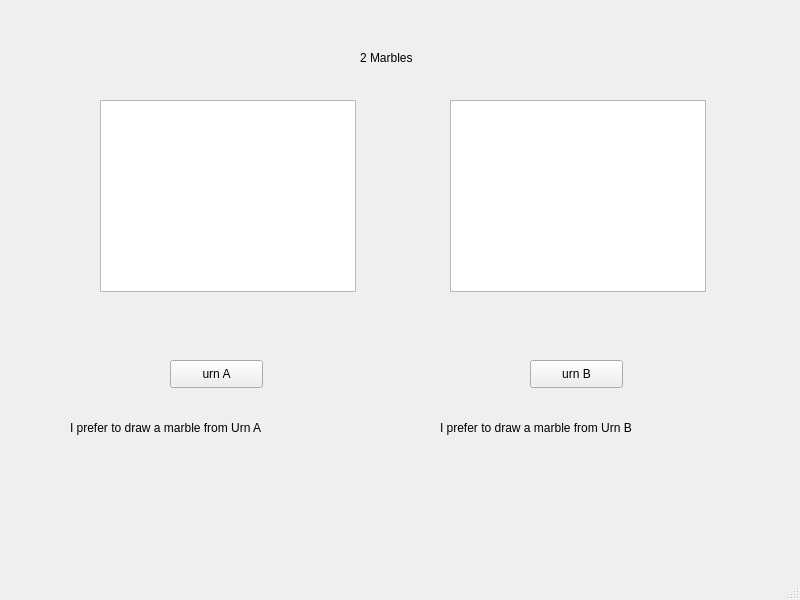
<?xml version="1.0" encoding="UTF-8"?>
<ui version="4.0">
 <class>MainWindow</class>
 <widget class="QMainWindow" name="MainWindow">
  <property name="geometry">
   <rect>
    <x>0</x>
    <y>0</y>
    <width>800</width>
    <height>600</height>
   </rect>
  </property>
  <property name="windowTitle">
   <string>MainWindow</string>
  </property>
  <widget class="QWidget" name="centralwidget">
   <widget class="QPushButton" name="pushButton">
    <property name="geometry">
     <rect>
      <x>170</x>
      <y>360</y>
      <width>93</width>
      <height>28</height>
     </rect>
    </property>
    <property name="text">
     <string>urn A</string>
    </property>
   </widget>
   <widget class="QPushButton" name="pushButton_2">
    <property name="geometry">
     <rect>
      <x>530</x>
      <y>360</y>
      <width>93</width>
      <height>28</height>
     </rect>
    </property>
    <property name="text">
     <string>urn B</string>
    </property>
   </widget>
   <widget class="QGraphicsView" name="graphicsView">
    <property name="geometry">
     <rect>
      <x>100</x>
      <y>100</y>
      <width>256</width>
      <height>192</height>
     </rect>
    </property>
   </widget>
   <widget class="QGraphicsView" name="graphicsView_2">
    <property name="geometry">
     <rect>
      <x>450</x>
      <y>100</y>
      <width>256</width>
      <height>192</height>
     </rect>
    </property>
   </widget>
   <widget class="QLabel" name="label">
    <property name="geometry">
     <rect>
      <x>70</x>
      <y>420</y>
      <width>311</width>
      <height>16</height>
     </rect>
    </property>
    <property name="text">
     <string>I prefer to draw a marble from Urn A</string>
    </property>
   </widget>
   <widget class="QLabel" name="label_2">
    <property name="geometry">
     <rect>
      <x>440</x>
      <y>420</y>
      <width>311</width>
      <height>16</height>
     </rect>
    </property>
    <property name="text">
     <string>I prefer to draw a marble from Urn B</string>
    </property>
   </widget>
   <widget class="QLabel" name="label_3">
    <property name="geometry">
     <rect>
      <x>360</x>
      <y>50</y>
      <width>91</width>
      <height>16</height>
     </rect>
    </property>
    <property name="text">
     <string>2 Marbles</string>
    </property>
   </widget>
  </widget>
  <widget class="QMenuBar" name="menubar">
   <property name="geometry">
    <rect>
     <x>0</x>
     <y>0</y>
     <width>800</width>
     <height>26</height>
    </rect>
   </property>
  </widget>
  <widget class="QStatusBar" name="statusbar"/>
 </widget>
 <resources/>
 <connections/>
</ui>
